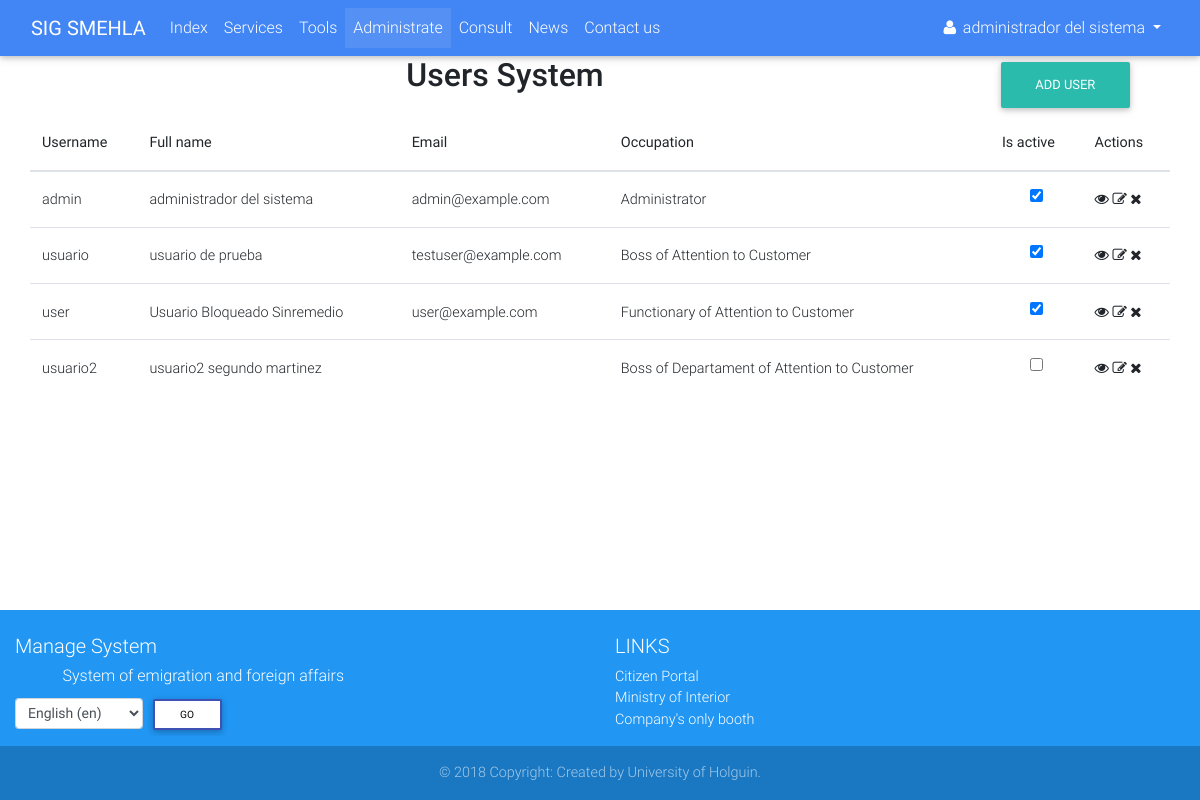
The page /accounts/dashboard/ (signed in) on the database as committed earlier.
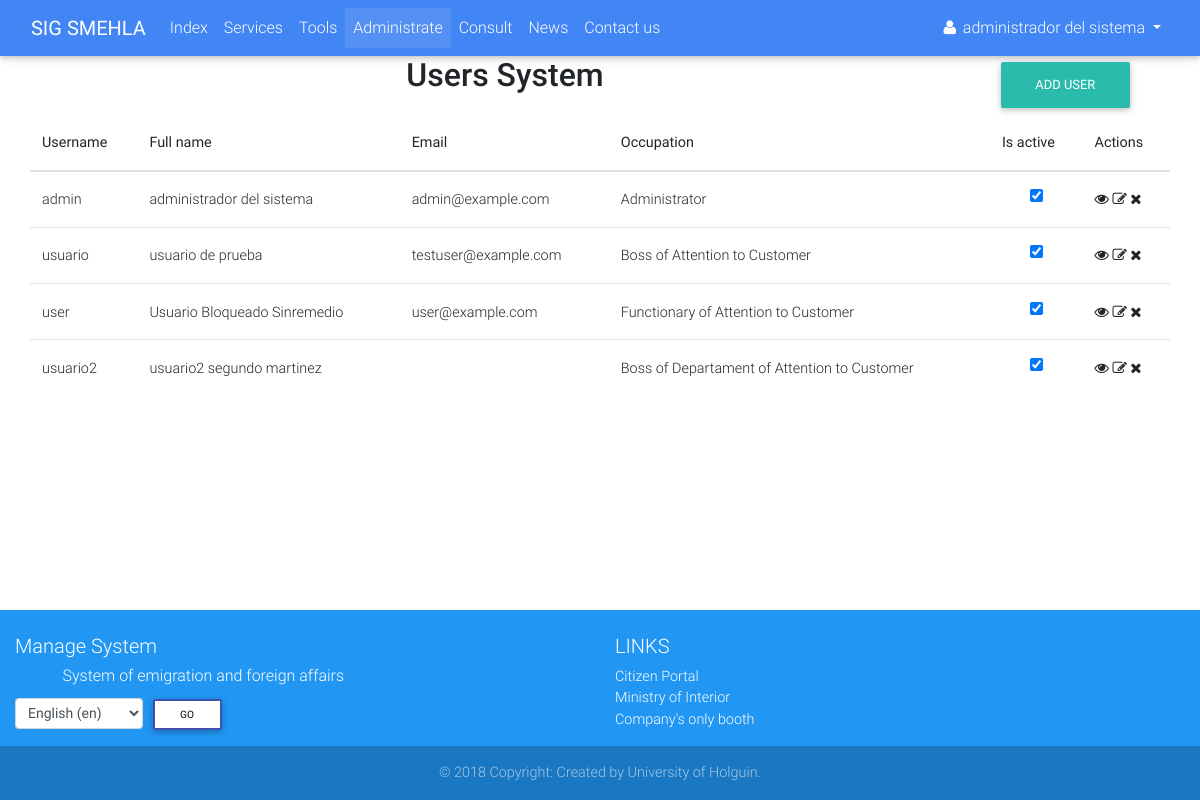
The same page on the database as committed later.
### accounts/models.py (models this page shows, shortened)
class Profile(AbstractUser):
    OCCUPATION_TYPE = (
        ('FAC', _('Functionary of Attention to Customer')),
        ('BAC', _('Boss of Attention to Customer')),
        ('BDAC', _('Boss of Departament of Attention to Customer')),
        ('DIR', _('Director')),
        ('ADMIN', _('Administrator')),
    )
    born_date = models.DateField(_('Born date'), blank=True, null=True, validators=[validate_born_date])
    occupation = models.CharField(_('Occupation'), max_length=5, choices=OCCUPATION_TYPE, default='FAC')
    class Meta:
        verbose_name = _('Profile')
        verbose_name_plural = _('Profiles')
    def __str__(self):
        if self.first_name and self.last_name:
            return self.get_full_name()
        else:
            return self.username

### accounts/views.py (the view)
# urls.py: path('dashboard/', views.DashBoardView.as_view(), name='dashboard'),
class DashBoardView(mixins.SuperuserRequiredMixin, mixins.NavbarMixin, generic.ListView):
    template_name = 'accounts/dashboard.html'
    tab_name = 'dashboard'
    model = Profile

### accounts/mixins.py (called while the page is built)
    def dispatch(self, request, *args, **kwargs):
        response = super(SuperuserRequiredMixin, self).dispatch(request, *args, **kwargs)
        if request.user.is_superuser:
            return response
        else:
            raise PermissionDenied

    def get_tab_name(self):
        if self.tab_name:
            return self.tab_name
        else:
            return 'init'

    def get_context_data(self, **kwargs):
        context = super(NavbarMixin, self).get_context_data(**kwargs)
        context['tab'] = self.get_tab_name()
        return context

### accounts/templates/accounts/dashboard.html (shortened to what this page needs)
{% extends 'navbar.html' %}
{% load i18n %}
{% block main %}
    <div class="container">
        <div class="row">
            <div class="col-10"><h2 class="h2 text-center">{% trans 'Users System' %}</h2></div>
            <div class="col">
                <a href="{% url 'accounts:profile_create' %}" class="btn btn-default">{% trans 'Add user' %}</a>
            </div>
        </div>
        <div class="row">
            <table class="table table-hover" cellspacing="0" width="100%">
                <thead>
                <tr>
                    <th class="th">{% trans 'Username' %}</th>
                    <th>{% trans 'Full name' %}</th>
                    <th>{% trans 'Email' %}</th>
                    <th>{% trans 'Occupation' %}</th>
                    <th>{% trans 'Is active' %}</th>
                    <th>{% trans 'Actions' %}</th>
                </tr>
                </thead>
                <tbody>
                {% for profile in profile_list %}
                    <tr>
                        <td>{{ profile.username }}</td>
                        <td>{{ profile.get_full_name }}</td>
                        <td>{{ profile.email }}</td>
                        <td>{{ profile.get_occupation_display }}</td>
                        <td>
                            <input type="checkbox" class="form-control"
                                   {% if  profile.is_active %}checked title="{% trans 'Is active' %}"
                                   {% else %}title="{% trans 'Is inactive' %}"{% endif %} data-pk="{{ profile.pk }}">
                        </td>
                        <td>
                            <a href="{% url 'accounts:profile_detail' profile.pk %}">
                                <i class="fa fa-eye"></i>
                            </a>
                            <a href="{% url 'accounts:profile_update' profile.pk %}">
                                <i class="fa fa-edit"></i>
                            </a>
                            <a href="{% url 'accounts:profile_delete' profile.pk %}">
                                <i class="fa fa-remove"></i>
                            </a>
                        </td>
                    </tr>
                {% endfor %}
                </tbody>
            </table>
        </div>
    </div>
{% endblock %}

Rows that differ between the two databases and show on the page:
changed Profile "usuario2": is_active "☐" → "☑"
